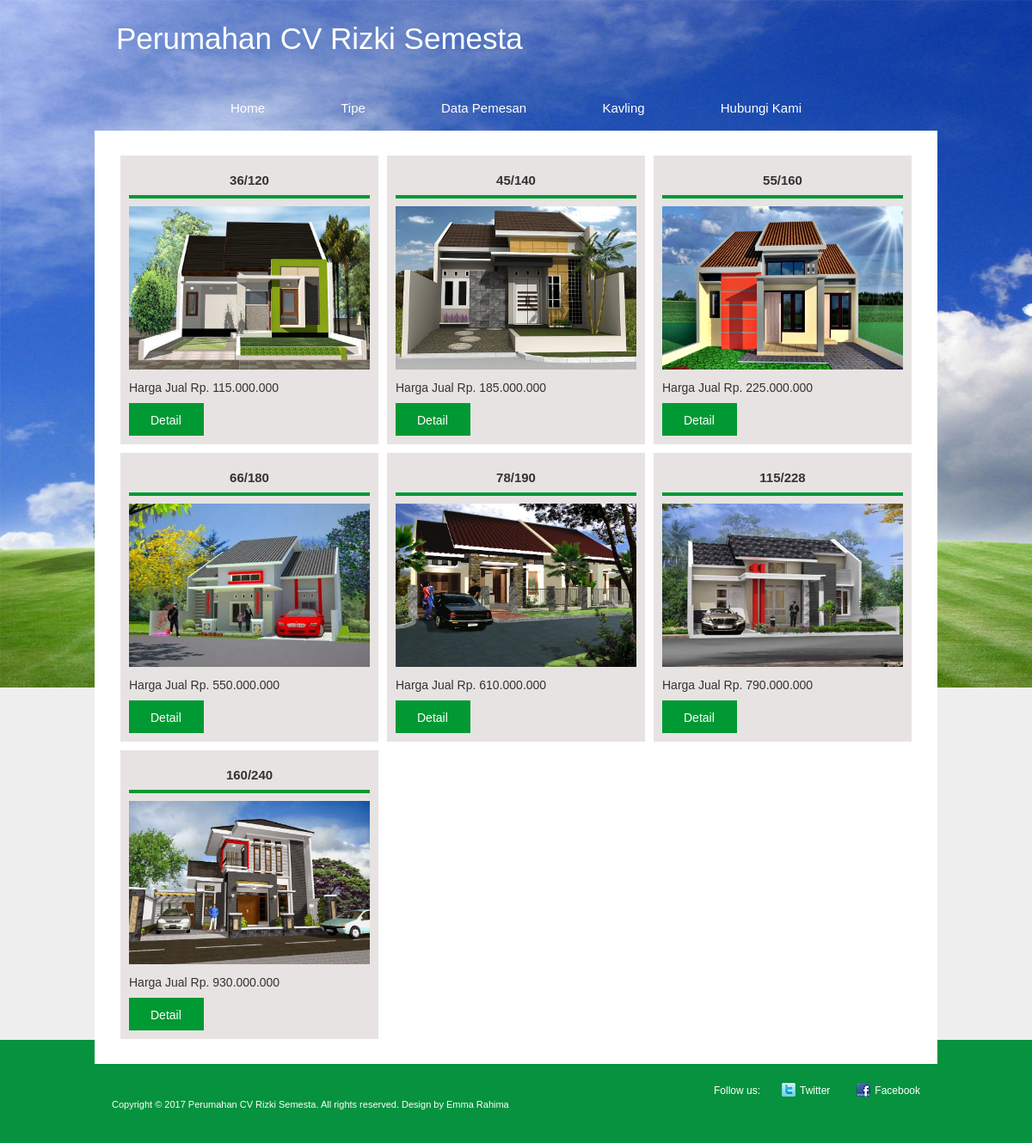
Page /?page=tipe on the committed database.
### tables this page shows
CREATE TABLE `t_tipe` (
  `kd_tipe` varchar(3) NOT NULL,
  `tipe` varchar(7) NOT NULL,
  `hr_jual` int(9) NOT NULL,
  `dp` int(8) NOT NULL,
  `kpr` int(9) NOT NULL,
  `jk_waktu` varchar(2) NOT NULL,
  `dinding` varchar(40) NOT NULL,
  `lantai` varchar(40) NOT NULL,
  `atap` varchar(40) NOT NULL,
  `plafon` varchar(40) NOT NULL,
  `pintu` varchar(40) NOT NULL,
  `wc` varchar(40) NOT NULL,
  `listrik` varchar(4) NOT NULL,
  `air` varchar(40) NOT NULL,
  `struktur` varchar(40) NOT NULL,
  `pondasi` varchar(40) NOT NULL,
  `carport` varchar(40) NOT NULL,
  `jalan` varchar(40) NOT NULL,
  `keterangan` text NOT NULL,
  `gambar` varchar(30) NOT NULL
);

### tipe.php (the view)
<?php
include "kon_db.php";
?>
<table cellspacing="10" cellpadding="10" align="center">
<tr>
<?php
$index = 0;
$query=mysqli_query($koneksi, "select * from t_tipe");
while($row=mysqli_fetch_array($query)) {
$format_indonesia = number_format ($row['hr_jual'], 0, ',', '.');
?>
	<td valign="middle" border="0" bgcolor="e7e3e2">
	<p align="center"><h3 align="center"><?php echo $row['tipe'];?><br></h3>
	<img src="dasbor/img/<?php echo $row['gambar'];?>" alt="<?php echo $row['tipe'];?>" width="280px" height="190px"><br></p>
	Harga Jual Rp. <?php echo $format_indonesia;?><br></p><a href="?page=single&kd_tipe=<?php echo $row['kd_tipe'];?>" class="btn">Detail</a></td>
	<?php
	$index += 1;
	if ( $index % 3 == 0 ){
		echo( "</tr><tr>" );
	}
}
?>
</tr>
</table>

### css/style.css (style rules this page uses)
a, img a, img, a img { border:0; outline:0; text-decoration:none; }
body { background:#eeeeee; font-family: Arial, Helvetica, sans-serif; font-size:15px; font-weight:normal; color:#000; padding:0px; margin:0px; }
.content p { margin:0px; padding:0 0 10px 0; line-height:20px; }
.content h3 { color:#333333; font-size:15px; font-family:"Trebuchet MS", Arial, Helvetica, sans-serif; font-weight:bold; border-bottom:4px solid #009933; padding-bottom:9px; margin:0 0 9px 0; }
.btn { display: inline-block; background-color: #009933; color: #fff; font-size: 14px; line-height: 20px; padding: 10px 26px 8px 25px; }

### rows in the picture
t_tipe: tipe "36/120", gambar (picture), hr_jual "115.000.000"
t_tipe: tipe "45/140", gambar (picture), hr_jual "185.000.000"
t_tipe: tipe "55/160", gambar (picture), hr_jual "225.000.000"
t_tipe: tipe "66/180", gambar (picture), hr_jual "550.000.000"
t_tipe: tipe "78/190", gambar (picture), hr_jual "610.000.000"
t_tipe: tipe "115/228", gambar (picture), hr_jual "790.000.000"
t_tipe: tipe "160/240", gambar (picture), hr_jual "930.000.000"
